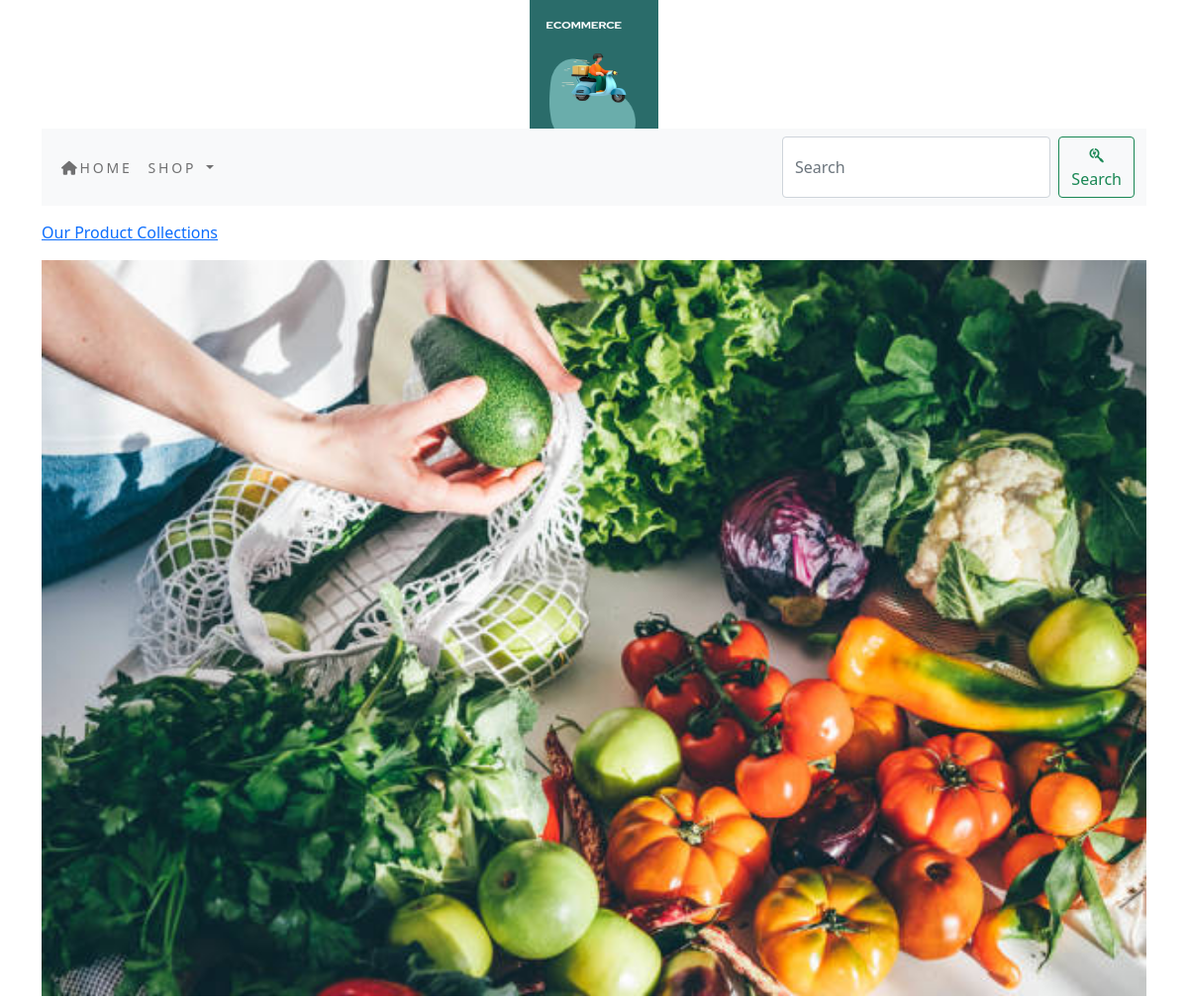
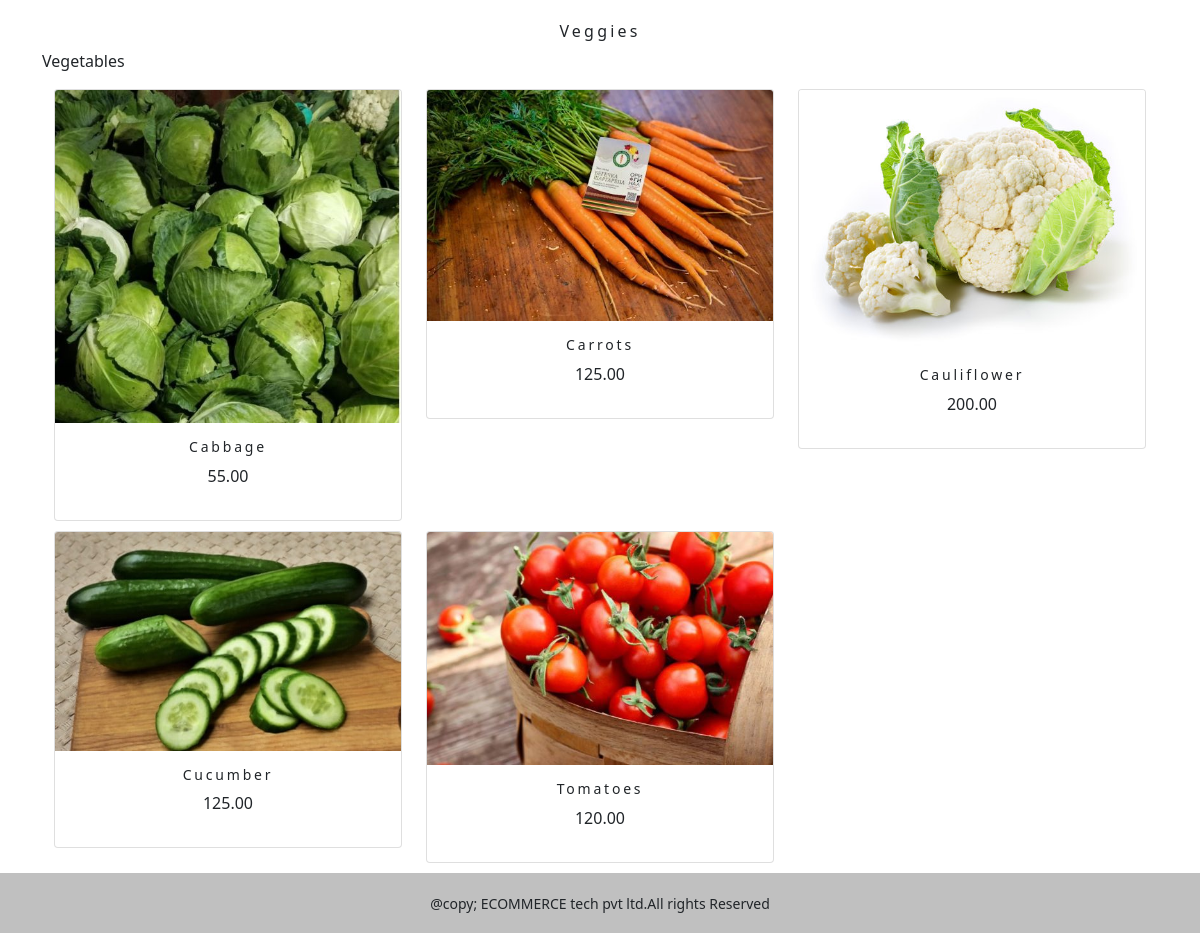
/shop/veggies/, run on the app's committed database (2 pictures, top to bottom).
### shop/models.py (models this page shows, shortened)
class Category(models.Model):
    name=models.CharField(max_length=250,unique=True)
    slug=models.SlugField(max_length=250,unique=True)
    description=models.TextField(blank=True)
    image=models.ImageField(upload_to='category',blank=True)
    class Meta:
        ordering=('name',)
        verbose_name='category'
        verbose_name_plural='categories'
    def get_url(self):
        return reverse('shop:products_by_category',args=[self.slug])

class Product(models.Model):
    name = models.CharField(max_length=250, unique=True)
    slug = models.SlugField(max_length=250, unique=True)
    description = models.TextField(blank=True)
    price=models.DecimalField(max_digits=10,decimal_places=2)
    category=models.ForeignKey(Category,on_delete=models.CASCADE)
    image=models.ImageField(upload_to='product',blank=True)
    stock=models.IntegerField()
    available=models.BooleanField(default=True)
    created=models.DateTimeField(auto_now_add=True)
    updated=models.DateTimeField(auto_now=True)
    def get_url(self):
        return reverse('shop:prodCatdetail',args=[self.category.slug,self.slug])
    class Meta:
        ordering = ('name',)
        verbose_name = 'product'
        verbose_name_plural = 'products'

### shop/views.py (the view)
# urls.py: path('',views.allProdCat,name='allProdCat'),
def allProdCat(request,c_slug=None):
    c_page = None
    products_list = None
    if c_slug != None:
        c_page=get_object_or_404(Category,slug=c_slug)
        products_list=Product.objects.all().filter(category=c_page,available=True)
    else:
        products_list = Product.objects.all().filter(available=True)
    paginator = Paginator(products_list,6)
    try:
            page=int(request.GET.get('page','1'))
    except:
            page = 1
    try:
        products=paginator.page(page)
    except(EmptyPage, InvalidPage):
            products = paginator.page(paginator.num_pages)
    return render(request, 'category.html', {'category': c_page, 'products': products})

### cart/context_processors.py (called while the page is built)
def counter(request):
    item_count=0
    if 'admin' in request.path:
        return {}
    else:
        try:
            cart=Cart.objects.filter(cart_id=_cart_id(request))
            cart_items=CartItem.objects.all().filter(cart=cart[:1])
            for cart_item in cart_items:
                item_count += cart_item.quantity
        except Cart.DoesNotExist:
            item_count = 0
    return dict(item_count=item_count)

### cart/views.py (called while the page is built)
def _cart_id(request):
    cart=request.session.session_key
    if not cart:
        cart=request.session.create()
    return cart

### shop/context_processors.py (called while the page is built)
def menu_links(request):
    links=Category.objects.all()
    return dict(links=links)

### templates/category.html (shortened to what this page needs)
{% extends 'base.html' %}
{% load static %}
{% block content %}
{% if category %}
   <div>
       <div class="row my_row_class">
           <div class="mx_row">
           <p><a href="{% url 'shop:allProdCat' %}">Our Product Collections</a></p>
       </div>
           </div>
   </div>
   {% endif %}
<div class="mx_auto">
    {% if category %}
       <img class="my_image" src="{{category.image.url}}" alt="{{category.name}}">
</div>
  <br>
<div>
       <h1 class="text-center my_title">{{category.name}}</h1>
       <p class="text-justify">{{category.description}}</p>
</div>
   {% endif %}
<div class="container">
    <div class="row mx_auto">
        {% for product in products.object_list %}
        <div class="my_bottom_margin col-9 col-sm-12 col-md-4 col-lg-4">
            <div class="card text-center" style="min-width:18rem;">
                <a href="{{product.get_url}}"><img class="card-img-top my_image" src="{{product.image.url}}" alt="{{product.name}}"  width="200px;"></a>
            <div class="card-body">
                <h4>{{product.name}}</h4>
                <p>{{product.price}}</p>
            </div>
            </div>
        </div>
        {% endfor %}
    </div>
</div>
{% endblock %}

### static/css/custom.css (style rules this page uses)
body { font-family: 'Roboto', sans-serif; }
.my_row_class { padding-top:15px; }
.my_image { width:100%; height:auto; }
.my_title { font-size:16px; text_transform:uppercase; letter-spacing:.2em; }
.my_bottom_margin { margin-bottom:10px; }
.card-body h4 { font-size:14px; text_transform:uppercase; letter-spacing:.2em; }

### data on the page
Category: image (picture), name "Veggies", description "Vegetables"
Product: image (picture), name "Cabbage", price "55.00"
Product: image (picture), name "Carrots", price "125.00"
Product: image (picture), name "Cauliflower", price "200.00"
Product: image (picture), name "Cucumber", price "125.00"
Product: image (picture), name "Tomatoes", price "120.00"
